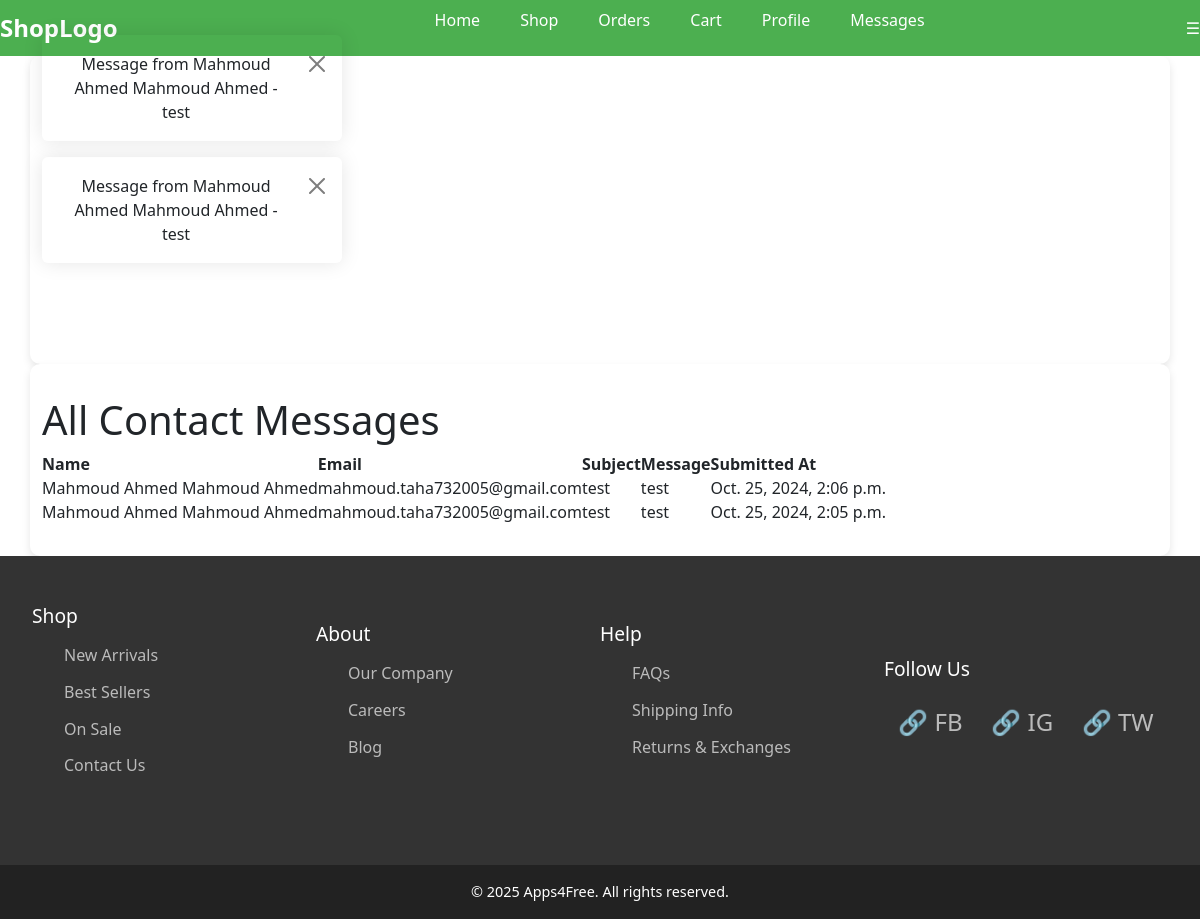
Screenshot of /messages/ (signed in) with the database file from the repository.
### app/models.py (models this page shows)
class ContactMessage(models.Model):
    name = models.CharField(max_length=100)
    email = models.EmailField()
    subject = models.CharField(max_length=150)
    message = models.TextField()
    submitted_at = models.DateTimeField(auto_now_add=True)
    def __str__(self):
        return f"Message from {self.name} - {self.subject}"

### app/views.py (the view)
# urls.py: path('messages/', views.view_messages, name='view_messages'),
@user_passes_test(lambda u: u.is_staff)
def view_messages(request):
    all_messages = ContactMessage.objects.all().order_by('-submitted_at')  # Order by most recent
    return render(request, 'app/messages.html', {'messages': all_messages})

### app/templates/app/messages.html (shortened to what this page needs)
{% extends 'base.html' %}
{% block content %}
<h1>All Contact Messages</h1>
{% if messages %}
    <table>
        <thead>
            <tr>
                <th>Name</th>
                <th>Email</th>
                <th>Subject</th>
                <th>Message</th>
                <th>Submitted At</th>
            </tr>
        </thead>
        <tbody>
            {% for msg in messages %}
                <tr>
                    <td>{{ msg.name }}</td>
                    <td>{{ msg.email }}</td>
                    <td>{{ msg.subject }}</td>
                    <td>{{ msg.message }}</td>
                    <td>{{ msg.submitted_at }}</td>
                </tr>
            {% endfor %}
        </tbody>
    </table>
{% else %}
    <p>No messages found.</p>
{% endif %}
{% endblock %}

### templates/base.html (shortened to what this page needs)
{% load static %}
<!DOCTYPE html>
<html lang="en">
<head>
    <link rel="stylesheet" href="{% static 'css/style.css' %}">
    <link href="https://cdn.jsdelivr.net/npm/bootstrap@5.3.0-alpha1/dist/css/bootstrap.min.css" rel="stylesheet">
</head>
<body>
    {% include 'parts/navbar.html' %}
    {% if messages %}
        <div class="container">
            <div class="msg-container">
                {% for message in messages %}
                    <div class="alert alert-{{ message.tags }} alert-dismissible fade show" role="alert">
                        {{ message }}
                        <button type="button" class="btn-close" data-bs-dismiss="alert" aria-label="Close"></button>
                    </div>
                {% endfor %}
            </div>
        </div>
    {% endif %}
    <main>
        <div class="container">
            {% block content %}
            {% endblock %}
        </div>
    </main>
    {% include 'parts/footer.html' %}
</body>
</html>

### Project/static/css/style.css (style rules this page uses)
* { margin: 0; padding: 0; box-sizing: border-box; justify-content: center; align-items: center; }
html, body { width: 100%; min-height: 100%; display: flex; flex-direction: column; align-items: stretch; }
body { font-family: 'Segoe UI', Tahoma, Geneva, Verdana, sans-serif; background-color: #f4f6f8; }
.msg-container { place-items: center; max-width: 300px; }
.container { background-color: #fff; padding: 2rem; border-radius: 10px; box-shadow: 0 4px 8px rgba(0, 0, 0, 0.1); max-width: 400px; width: 500%; }
.alert { border-radius: 8px; font-size: 16px; font-weight: 500; padding: 15px 20px; margin: 0 auto; width: fit-content; position: fixed; top: 50%; left: 50%; transform: translate(-50%, -50%); text-align: center; z-index: 1000; box-shadow: 0 0 20px rgba(0, 0, 0, 0.1); animation: shine 2s infinite alternate; }
h1, h2, h3, h4, h5, h6 { color: #333; margin-bottom: 1rem; font-weight: 600; }

### rows the page displays
ContactMessage: name+subject "Message from Mahmoud Ahmed Mahmoud Ahmed - test", name "Mahmoud Ahmed Mahmoud Ahmed", email "mahmoud.taha732005@gmail.com", subject "test", message "test", submitted_at "Oct. 25, 2024, 2:06 p.m."
ContactMessage: name+subject "Message from Mahmoud Ahmed Mahmoud Ahmed - test", name "Mahmoud Ahmed Mahmoud Ahmed", email "mahmoud.taha732005@gmail.com", subject "test", message "test", submitted_at "Oct. 25, 2024, 2:05 p.m."
